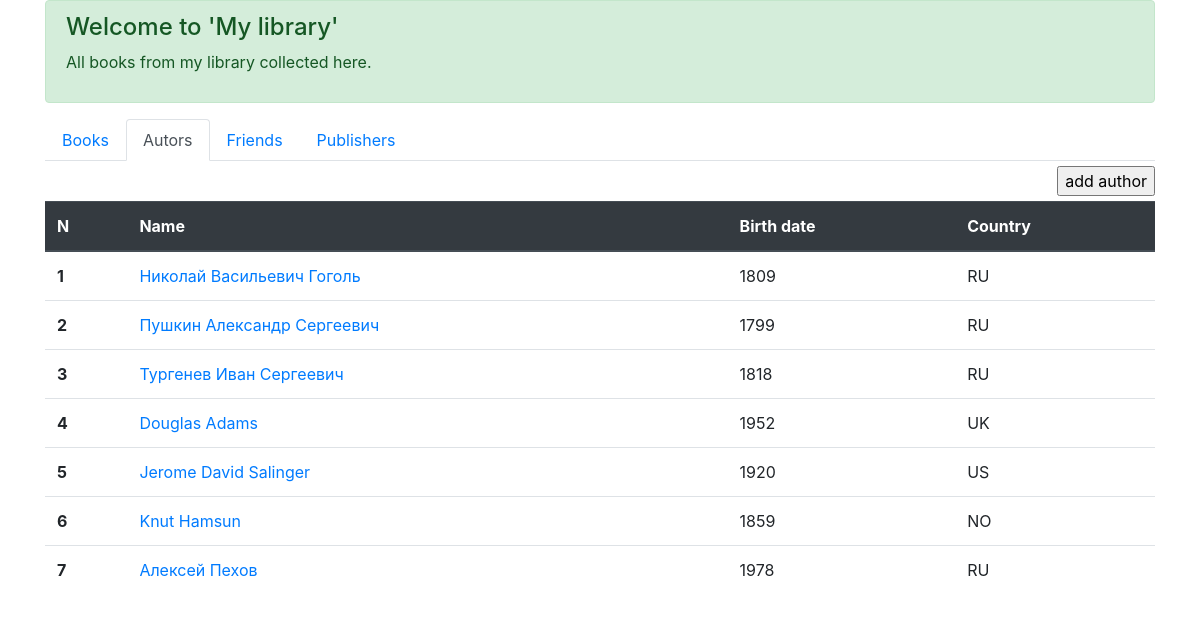
Page /author/ on the committed database.
### p_library/models.py (models this page shows, shortened)
class Author(models.Model):
    full_name = models.TextField(verbose_name='Full name')
    birth_year = models.SmallIntegerField(verbose_name='birth year')
    country = models.CharField(verbose_name='country' ,max_length=2)

### p_library/views.py (the view)
# urls.py: path('author/', AuthorList.as_view(), name='author_list'),
class AuthorList(ListView):
    model = Author
    template_name = 'author_list.html'

### p_library/templates/author_list.html (shortened to what this page needs)
<!DOCTYPE html>
<html lang="en">
    <head>
        <link rel="stylesheet"
              href="https://stackpath.bootstrapcdn.com/bootstrap/4.5.0/css/bootstrap.min.css"
>
    </head>
    <body>
        <div class="container">
            <div class="alert alert-success" role="alert">
                <h4 class="alert-heading">Welcome to 'My library'</h4>
                <p>All books from my library collected here.</p>
            </div>
            <ul class="nav nav-tabs">
                <li class="nav-item">
                    <a class="nav-link" href="/">Books</a>
                </li>
                <li class="nav-item">
                    <a class="nav-link  active" href="/author/">Autors</a>
                </li>
                <li class="nav-item">
                    <a class="nav-link" href="/friend/">Friends</a>
                </li>
                <li class="nav-item">
                    <a class="nav-link" href="/publishers/">Publishers</a>
                </li>
            </ul>
            <form action="create/" style="margin: 5px 0;text-align: right">
                <input type="submit" value="add author">
            </form>
            <table class="table" style="margin-top: 5px">
                <thead class="thead-dark">
                    <tr>
                        <th scope="col">N</th>
                        <th scope="col">Name</th>
                        <th scope="col">Birth date</th>
                        <th scope="col">Country</th>
                    </tr>
                </thead>
                <tbody>
                    {% for author in object_list %}
                    <tr>
                        <th scope="row">{{ forloop.counter }}</th>
                        <td><a href="{{author.id}}/">{{ author.full_name }}</a></td>
                        <td>{{ author.birth_year }}</td>
                        <td>{{ author.country }}</td>
                    </tr>
                    {% endfor %}
                </tbody>
            </table>
        </div>
    </body>
</html>

### rows in the picture
Author: full_name "Николай Васильевич Гоголь", birth_year "1809", country "RU"
Author: full_name "Пушкин Александр Сергеевич", birth_year "1799", country "RU"
Author: full_name "Тургенев Иван Сергеевич", birth_year "1818", country "RU"
Author: full_name "Douglas Adams", birth_year "1952", country "UK"
Author: full_name "Jerome David Salinger", birth_year "1920", country "US"
Author: full_name "Knut Hamsun", birth_year "1859", country "NO"
Author: full_name "Алексей Пехов", birth_year "1978", country "RU"
